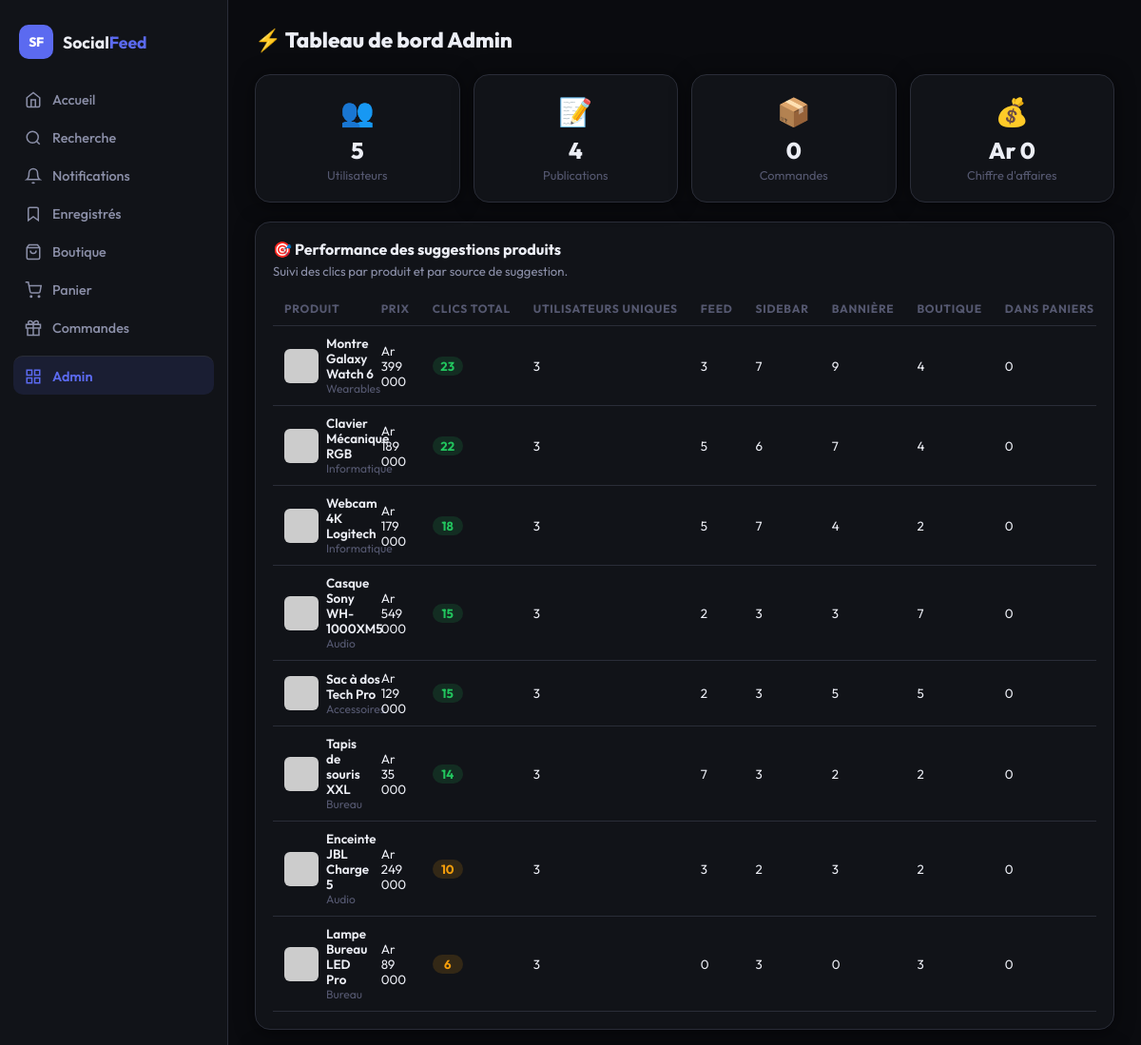
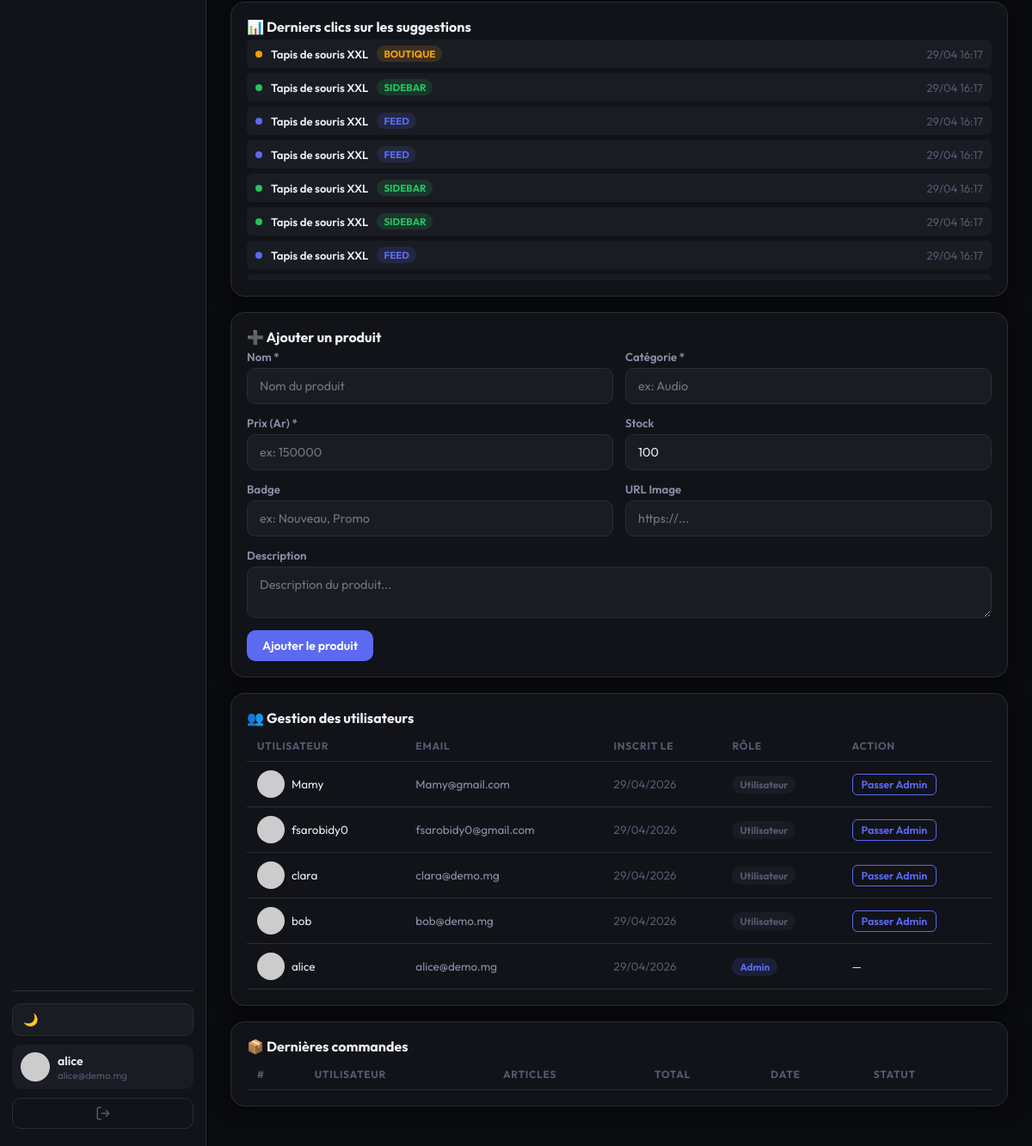
The page /admin (signed in) on the database its author committed (2 pictures, top to bottom).
### app.py (models this page shows, shortened)
class User(UserMixin, db.Model):
    id = db.Column(db.Integer, primary_key=True)
    username = db.Column(db.String(80), unique=True, nullable=False)
    email = db.Column(db.String(120), unique=True, nullable=False)
    password_hash = db.Column(db.String(256), nullable=False)
    avatar = db.Column(db.String(300), default='')
    cover = db.Column(db.String(300), default='')
    bio = db.Column(db.String(500), default='')
    location = db.Column(db.String(100), default='')
    website = db.Column(db.String(200), default='')
    is_admin = db.Column(db.Boolean, default=False)
    created_at = db.Column(db.DateTime, default=datetime.utcnow)
    posts = db.relationship('Post', backref='author', lazy=True, foreign_keys='Post.user_id')
    likes = db.relationship('Like', backref='user', lazy=True)
    bookmarks = db.relationship('Bookmark', backref='user', lazy=True)

class Product(db.Model):
    id = db.Column(db.Integer, primary_key=True)
    name = db.Column(db.String(100), nullable=False)
    description = db.Column(db.String(500))
    price = db.Column(db.Float, nullable=False)  # in Ariary
    image_url = db.Column(db.String(300))
    category = db.Column(db.String(50))
    badge = db.Column(db.String(30), default='')
    stock = db.Column(db.Integer, default=100)
    clicks = db.relationship('ProductClick', backref='product', lazy=True)
    cart_items = db.relationship('CartItem', backref='product', lazy=True)

class ProductClick(db.Model):
    id = db.Column(db.Integer, primary_key=True)
    product_id = db.Column(db.Integer, db.ForeignKey('product.id'), nullable=False)
    user_id = db.Column(db.Integer, db.ForeignKey('user.id'), nullable=True)
    source = db.Column(db.String(50), default='feed')  # feed / sidebar / banner / boutique
    clicked_at = db.Column(db.DateTime, default=datetime.utcnow)

### app.py (the view)
@app.route('/admin')
@login_required
def admin_dashboard():
    if not current_user.is_admin:
        flash('Accès refusé.','danger')
        return redirect(url_for('feed'))
    total_users = User.query.count()
    total_posts = Post.query.count()
    total_orders = Order.query.count()
    total_revenue = db.session.query(db.func.sum(Order.total)).scalar() or 0
    products = Product.query.all()
    prod_stats = []
    for p in products:
        clicks_total = len(p.clicks)
        clicks_by_source = {}
        for c in p.clicks:
            clicks_by_source[c.source] = clicks_by_source.get(c.source, 0) + 1
        unique_users = len(set(c.user_id for c in p.clicks if c.user_id))
        prod_stats.append({
            'product': p,
            'total_clicks': clicks_total,
            'unique_users': unique_users,
            'by_source': clicks_by_source,
            'in_carts': CartItem.query.filter_by(product_id=p.id).count(),
        })
    prod_stats.sort(key=lambda x: x['total_clicks'], reverse=True)
    recent_clicks = ProductClick.query.order_by(ProductClick.clicked_at.desc()).limit(20).all()
    users = User.query.order_by(User.created_at.desc()).all()
    all_orders = Order.query.order_by(Order.created_at.desc()).limit(20).all()
    for o in all_orders:
        o.items_parsed = json.loads(o.items_json)
    return render_template('admin.html',
        total_users=total_users, total_posts=total_posts,
        total_orders=total_orders, total_revenue=total_revenue,
        prod_stats=prod_stats, recent_clicks=recent_clicks,
        users=users, all_orders=all_orders)

### app.py (called while the page is built)
@login_manager.user_loader
def load_user(uid): return User.query.get(int(uid))

def format_ariary(amount):
    return f"Ar {amount:,.0f}".replace(',', ' ')

def cart_count():
    if current_user.is_authenticated:
        return CartItem.query.filter_by(user_id=current_user.id).count()
    return 0

def notif_count():
    if current_user.is_authenticated:
        return Notification.query.filter_by(user_id=current_user.id, is_read=False).count()
    return 0

@app.context_processor
def inject_theme():
    return {'theme': session.get('theme','dark')}

### templates/admin.html (shortened to what this page needs)
{% extends 'base.html' %}
{% block content %}
<div class="admin-page">
  <div class="page-header">
    <h2>⚡ Tableau de bord Admin</h2>
  </div>
  <div class="kpi-grid">
    <div class="kpi-card card">
      <div class="kpi-icon">👥</div>
      <div class="kpi-val">{{ total_users }}</div>
      <div class="kpi-label">Utilisateurs</div>
    </div>
    <div class="kpi-card card">
      <div class="kpi-icon">📝</div>
      <div class="kpi-val">{{ total_posts }}</div>
      <div class="kpi-label">Publications</div>
    </div>
    <div class="kpi-card card">
      <div class="kpi-icon">📦</div>
      <div class="kpi-val">{{ total_orders }}</div>
      <div class="kpi-label">Commandes</div>
    </div>
    <div class="kpi-card card">
      <div class="kpi-icon">💰</div>
      <div class="kpi-val">{{ total_revenue | ariary }}</div>
      <div class="kpi-label">Chiffre d'affaires</div>
    </div>
  </div>
  <div class="card admin-section">
    <h3>🎯 Performance des suggestions produits</h3>
    <p class="section-desc">Suivi des clics par produit et par source de suggestion.</p>
    <div class="admin-table-wrap">
      <table class="admin-table">
        <thead>
          <tr>
            <th>Produit</th>
            <th>Prix</th>
            <th>Clics total</th>
            <th>Utilisateurs uniques</th>
            <th>Feed</th>
            <th>Sidebar</th>
            <th>Bannière</th>
            <th>Boutique</th>
            <th>Dans paniers</th>
          </tr>
        </thead>
        <tbody>
          {% for s in prod_stats %}
          <tr>
            <td>
              <div style="display:flex;align-items:center;gap:8px">
                <img src="{{ s.product.image_url }}" style="width:36px;height:36px;border-radius:6px;object-fit:cover" onerror="this.src='https://via.placeholder.com/36'">
                <div>
                  <div style="font-weight:600">{{ s.product.name }}</div>
                  <div style="font-size:.75rem;color:var(--text3)">{{ s.product.category }}</div>
                </div>
              </div>
            </td>
            <td>{{ s.product.price | ariary }}</td>
            <td>
              <span class="clicks-badge {% if s.total_clicks > 10 %}high{% elif s.total_clicks > 5 %}medium{% else %}low{% endif %}">
                {{ s.total_clicks }}
              </span>
            </td>
            <td>{{ s.unique_users }}</td>
            <td>{{ s.by_source.get('feed', 0) }}</td>
            <td>{{ s.by_source.get('sidebar', 0) }}</td>
            <td>{{ s.by_source.get('banner', 0) }}</td>
            <td>{{ s.by_source.get('boutique', 0) }}</td>
            <td>{{ s.in_carts }}</td>
          </tr>
          {% endfor %}
        </tbody>
      </table>
    </div>
  </div>
  <div class="card admin-section">
    <h3>📊 Derniers clics sur les suggestions</h3>
    <div class="clicks-timeline">
      {% for click in recent_clicks %}
      <div class="click-item">
        <div class="click-dot source-{{ click.source }}"></div>
        <div class="click-info">
          <span class="click-product">{{ click.product.name }}</span>
          <span class="click-source source-tag-{{ click.source }}">{{ click.source }}</span>
          <span class="click-date">{{ click.clicked_at.strftime('%d/%m %H:%M') }}</span>
        </div>
      </div>
      {% endfor %}
    </div>
  </div>
  <div class="card admin-section">
    <h3>➕ Ajouter un produit</h3>
    <form method="POST" action="{{ url_for('admin_new_product') }}" class="admin-form">
      <div class="form-grid">
        <div class="form-group"><label>Nom *</label><input type="text" name="name" required class="form-input" placeholder="Nom du produit"></div>
        <div class="form-group"><label>Catégorie *</label><input type="text" name="category" required class="form-input" placeholder="ex: Audio"></div>
        <div class="form-group"><label>Prix (Ar) *</label><input type="number" name="price" required class="form-input" placeholder="ex: 150000"></div>
        <div class="form-group"><label>Stock</label><input type="number" name="stock" value="100" class="form-input"></div>
        <div class="form-group"><label>Badge</label><input type="text" name="badge" class="form-input" placeholder="ex: Nouveau, Promo"></div>
        <div class="form-group"><label>URL Image</label><input type="url" name="image_url" class="form-input" placeholder="https://..."></div>
        <div class="form-group full-width"><label>Description</label><textarea name="description" rows="2" class="form-input" placeholder="Description du produit..."></textarea></div>
      </div>
      <button type="submit" class="btn btn-primary">Ajouter le produit</button>
    </form>
  </div>
  <div class="card admin-section">
    <h3>👥 Gestion des utilisateurs</h3>
    <div class="admin-table-wrap">
      <table class="admin-table">
        <thead><tr><th>Utilisateur</th><th>Email</th><th>Inscrit le</th><th>Rôle</th><th>Action</th></tr></thead>
        <tbody>
          {% for u in users %}
          <tr>
            <td>
              <div style="display:flex;align-items:center;gap:8px">
                <img src="{{ u.avatar or 'https://i.pravatar.cc/32?u='~u.id }}" style="width:32px;height:32px;border-radius:50%;object-fit:cover">
                {{ u.username }}
              </div>
            </td>
            <td style="color:var(--text2)">{{ u.email }}</td>
            <td style="color:var(--text3)">{{ u.created_at.strftime('%d/%m/%Y') }}</td>
            <td>
              {% if u.is_admin %}<span class="role-badge admin">Admin</span>
              {% else %}<span class="role-badge user">Utilisateur</span>{% endif %}
            </td>
            <td>
              {% if u.id != current_user.id %}
              <form method="POST" action="{{ url_for('toggle_admin', uid=u.id) }}">
                <button class="btn btn-xs {% if u.is_admin %}btn-warning{% else %}btn-outline{% endif %}">
                  {% if u.is_admin %}Retirer Admin{% else %}Passer Admin{% endif %}
                </button>
              </form>
              {% else %}—{% endif %}
            </td>
          </tr>
          {% endfor %}
        </tbody>
      </table>
    </div>
  </div>
  <div class="card admin-section">
    <h3>📦 Dernières commandes</h3>
    <div class="admin-table-wrap">
      <table class="admin-table">
        <thead><tr><th>#</th><th>Utilisateur</th><th>Articles</th><th>Total</th><th>Date</th><th>Statut</th></tr></thead>
      </table>
    </div>
  </div>
</div>
{% endblock %}

### templates/base.html (shortened to what this page needs)
<!DOCTYPE html>
<html lang="fr" data-theme="{{ theme }}">
<head>
  <link rel="stylesheet" href="{{ url_for('static', filename='css/style.css') }}">
</head>
<body>
{% if current_user.is_authenticated %}
<div class="app-shell">
  <aside class="sidebar" id="sidebar">
    <div class="sidebar-logo">
      <span class="logo-mark">SF</span>
      <span class="logo-text">Social<b>Feed</b></span>
    </div>
    <nav class="sidebar-nav">
      <a href="{{ url_for('feed') }}" class="nav-item {% if request.endpoint == 'feed' %}active{% endif %}">
        <svg class="nav-icon" viewBox="0 0 24 24" fill="none" stroke="currentColor" stroke-width="2"><path d="M3 9l9-7 9 7v11a2 2 0 0 1-2 2H5a2 2 0 0 1-2-2z"/><polyline points="9,22 9,12 15,12 15,22"/></svg>
        <span>Accueil</span>
      </a>
      <a href="{{ url_for('search') }}" class="nav-item {% if request.endpoint == 'search' %}active{% endif %}">
        <svg class="nav-icon" viewBox="0 0 24 24" fill="none" stroke="currentColor" stroke-width="2"><circle cx="11" cy="11" r="8"/><line x1="21" y1="21" x2="16.65" y2="16.65"/></svg>
        <span>Recherche</span>
      </a>
      <a href="{{ url_for('notifications') }}" class="nav-item {% if request.endpoint == 'notifications' %}active{% endif %}">
        <svg class="nav-icon" viewBox="0 0 24 24" fill="none" stroke="currentColor" stroke-width="2"><path d="M18 8A6 6 0 0 0 6 8c0 7-3 9-3 9h18s-3-2-3-9"/><path d="M13.73 21a2 2 0 0 1-3.46 0"/></svg>
        <span>Notifications</span>
        {% set nc = notif_count() %}
      </a>
      <a href="{{ url_for('bookmarks') }}" class="nav-item {% if request.endpoint == 'bookmarks' %}active{% endif %}">
        <svg class="nav-icon" viewBox="0 0 24 24" fill="none" stroke="currentColor" stroke-width="2"><path d="M19 21l-7-5-7 5V5a2 2 0 0 1 2-2h10a2 2 0 0 1 2 2z"/></svg>
        <span>Enregistrés</span>
      </a>
      <a href="{{ url_for('products') }}" class="nav-item {% if request.endpoint == 'products' %}active{% endif %}">
        <svg class="nav-icon" viewBox="0 0 24 24" fill="none" stroke="currentColor" stroke-width="2"><path d="M6 2L3 6v14a2 2 0 0 0 2 2h14a2 2 0 0 0 2-2V6l-3-4z"/><line x1="3" y1="6" x2="21" y2="6"/><path d="M16 10a4 4 0 0 1-8 0"/></svg>
        <span>Boutique</span>
      </a>
      <a href="{{ url_for('cart') }}" class="nav-item {% if request.endpoint == 'cart' %}active{% endif %}">
        <svg class="nav-icon" viewBox="0 0 24 24" fill="none" stroke="currentColor" stroke-width="2"><circle cx="9" cy="21" r="1"/><circle cx="20" cy="21" r="1"/><path d="M1 1h4l2.68 13.39a2 2 0 0 0 2 1.61h9.72a2 2 0 0 0 2-1.61L23 6H6"/></svg>
        <span>Panier</span>
        {% set cc = cart_count() %}
      </a>
      <a href="{{ url_for('orders') }}" class="nav-item {% if request.endpoint == 'orders' %}active{% endif %}">
        <svg class="nav-icon" viewBox="0 0 24 24" fill="none" stroke="currentColor" stroke-width="2"><polyline points="20 12 20 22 4 22 4 12"/><rect x="2" y="7" width="20" height="5"/><path d="M12 22V7"/><path d="M12 7H7.5a2.5 2.5 0 0 1 0-5C11 2 12 7 12 7z"/><path d="M12 7h4.5a2.5 2.5 0 0 0 0-5C13 2 12 7 12 7z"/></svg>
        <span>Commandes</span>
      </a>
      {% if current_user.is_admin %}
      <a href="{{ url_for('admin_dashboard') }}" class="nav-item nav-admin {% if request.endpoint == 'admin_dashboard' %}active{% endif %}">
        <svg class="nav-icon" viewBox="0 0 24 24" fill="none" stroke="currentColor" stroke-width="2"><rect x="3" y="3" width="7" height="7"/><rect x="14" y="3" width="7" height="7"/><rect x="14" y="14" width="7" height="7"/><rect x="3" y="14" width="7" height="7"/></svg>
        <span>Admin</span>
      </a>
      {% endif %}
    </nav>
    <div class="sidebar-bottom">
      <button class="theme-toggle" id="themeToggle" title="Changer le thème">
        <span class="theme-icon-dark">🌙</span>
      </button>
      <a href="{{ url_for('profile', user_id=current_user.id) }}" class="sidebar-user">
        <img src="{{ current_user.avatar or 'https://i.pravatar.cc/40?u=' ~ current_user.id }}" class="sidebar-avatar" alt="avatar">
        <div class="sidebar-user-info">
          <div class="sidebar-username">{{ current_user.username }}</div>
          <div class="sidebar-email">{{ current_user.email[:25] }}{% if current_user.email|length > 25 %}…{% endif %}</div>
        </div>
      </a>
      <a href="{{ url_for('logout') }}" class="btn-logout" title="Déconnexion">
        <svg viewBox="0 0 24 24" fill="none" stroke="currentColor" stroke-width="2" width="18"><path d="M9 21H5a2 2 0 0 1-2-2V5a2 2 0 0 1 2-2h4"/><polyline points="16 17 21 12 16 7"/><line x1="21" y1="12" x2="9" y2="12"/></svg>
      </a>
    </div>
  </aside>
  <main class="main-content">
          {% set cc = cart_count() %}
    {% block content %}{% endblock %}
  </main>
</div>
{% endif %}
</body>
</html>

### rows shown on the page
User: username "alice", email "alice@demo.mg", created_at "29/04/2026", is_admin "Admin"
Product: product.name "Montre Galaxy Watch 6", product.category "Wearables", product.price|ariary "Ar 399 000"
Product: product.name "Clavier Mécanique RGB", product.category "Informatique", product.price|ariary "Ar 189 000"
Product: product.name "Webcam 4K Logitech", product.category "Informatique", product.price|ariary "Ar 179 000"
Product: product.name "Casque Sony WH-1000XM5", product.category "Audio", product.price|ariary "Ar 549 000"
Product: product.name "Sac à dos Tech Pro", product.category "Accessoires", product.price|ariary "Ar 129 000"
Product: product.name "Tapis de souris XXL", product.category "Bureau", product.price|ariary "Ar 35 000"
Product: product.name "Enceinte JBL Charge 5", product.category "Audio", product.price|ariary "Ar 249 000"
User: product.name "Lampe Bureau LED Pro", product.category "Bureau", product.price|ariary "Ar 89 000", total_clicks "6", unique_users "3", by_source.get "0", by_source.get "3", in_carts "0", username "clara", email "clara@demo.mg", created_at "29/04/2026", shows "Utilisateur", shows "Passer Admin"
ProductClick: product.name "Tapis de souris XXL", source "BOUTIQUE", clicked_at "29/04 16:17"
ProductClick: product.name "Tapis de souris XXL", source "SIDEBAR", clicked_at "29/04 16:17"
ProductClick: product.name "Tapis de souris XXL", source "FEED", clicked_at "29/04 16:17"
ProductClick: product.name "Tapis de souris XXL", source "FEED", clicked_at "29/04 16:17"
ProductClick: product.name "Tapis de souris XXL", source "SIDEBAR", clicked_at "29/04 16:17"
ProductClick: product.name "Tapis de souris XXL", source "SIDEBAR", clicked_at "29/04 16:17"
ProductClick: product.name "Tapis de souris XXL", source "FEED", clicked_at "29/04 16:17"
User: username "Mamy", email "Mamy@gmail.com", created_at "29/04/2026", is_admin "Utilisateur"
User: username "fsarobidy0", email "fsarobidy0@gmail.com", created_at "29/04/2026", is_admin "Utilisateur"
User: username "bob", email "bob@demo.mg", created_at "29/04/2026", is_admin "Utilisateur"

### other values the page prints
{{ total_users }} "5"
{{ total_posts }} "4"
{{ total_orders }} "0"
{{ total_revenue | ariary }} "Ar 0"
{{ s.total_clicks }} "23" "22" "18" "15" "15" "14" "10"
{{ s.unique_users }} "3" "3" "3" "3" "3" "3" "3"
{{ s.by_source.get('feed', 0) }} "3" "5" "5" "2" "2" "7" "3"
{{ s.by_source.get('sidebar', 0) }} "7" "6" "7" "3" "3" "3" "2"
{{ s.by_source.get('banner', 0) }} "9" "7" "4" "3" "5" "2" "3"
{{ s.by_source.get('boutique', 0) }} "4" "4" "2" "7" "5" "2" "2"
{{ s.in_carts }} "0" "0" "0" "0" "0" "0" "0"
